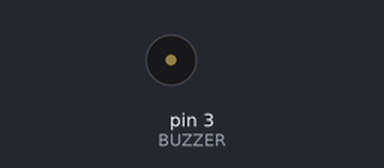
Simulated run of this sketch. Board: Arduino Uno, built with avr-gcc and run on an emulated ATmega328P. Shown: buzzer (waves = sounding).

Above: at 0.6 s.
Timing chart, 0 to 3.1 s (numbered marks = the images above):
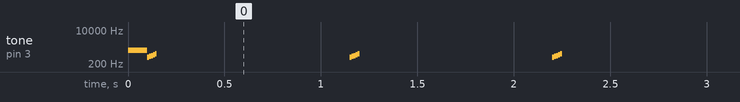

Measured:
- by itself, tone on pin 3 (BUZZER): plays 1000 Hz for 0.10 s, 440 Hz for 0.01 s, 494 Hz for 0.01 s, 523 Hz for 0.01 s, 587 Hz for 0.01 s, 659 Hz for 0.01 s … (621 notes in this stretch)

The sketch:

Passive_Buzzer_Separate.ino
```cpp
/*
 * The passive buzzer "tone" library must be used separately from the bop it game code
 * bc Arduino Uno does not have enough timers to support another PWM output.
 */


#define BUZZER 3

// Global Variable
int notes[5] = {440, 494, 523, 587, 659};

void setup() {
  pinMode(BUZZER, OUTPUT);

  tone(BUZZER, 1000); // 1000 hz
  delay(100);
}

void loop() {
  tone(BUZZER, 440); // A4
  delay(10);

  tone(BUZZER, 494); // B4
  delay(10);

  tone(BUZZER, 523); // C4
  delay(10);

  tone(BUZZER, 587); // D4
  delay(10);

  tone(BUZZER, 659); // E4
  delay(10);

  noTone(BUZZER);
  delay(1000);

  for (int i=0; i<5; i++) {
    tone(BUZZER, notes[i]);
    delay(10);
    notes[i] = notes[i] + 100;
  }

  noTone(BUZZER);
  delay(1000);
}
```
